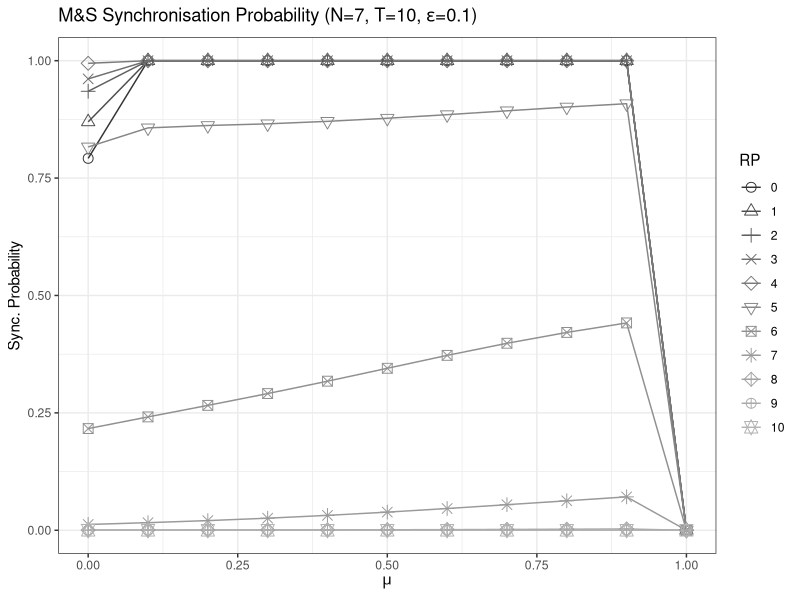
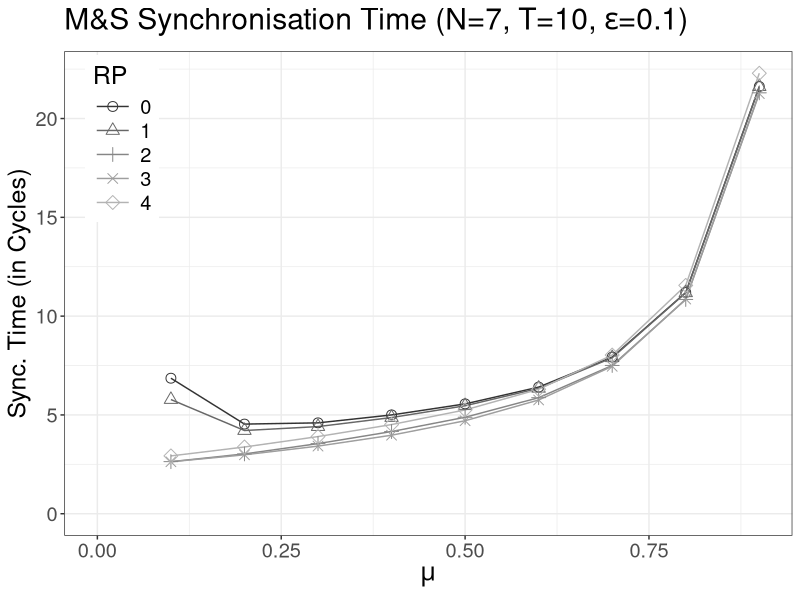
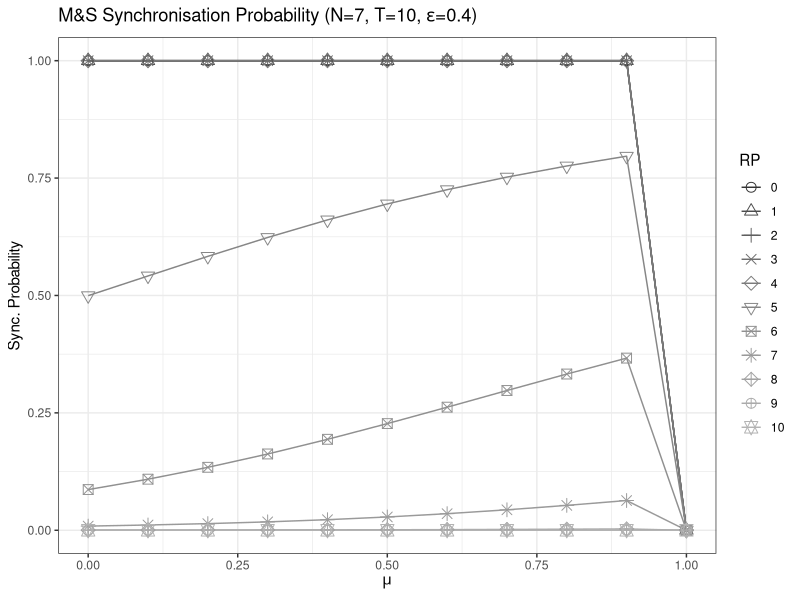
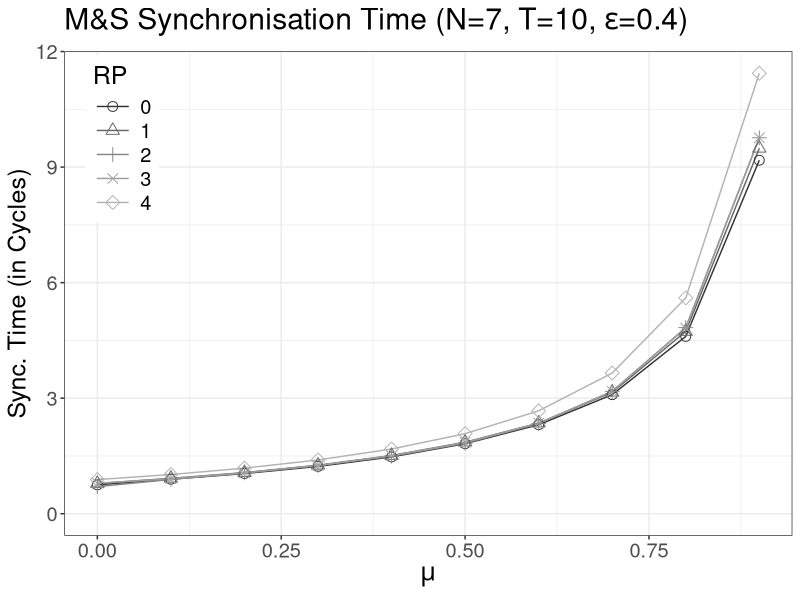
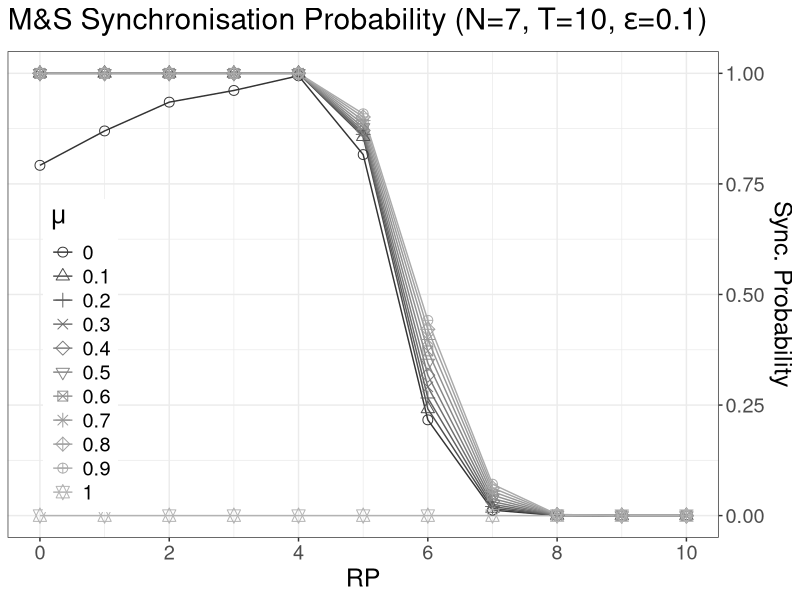
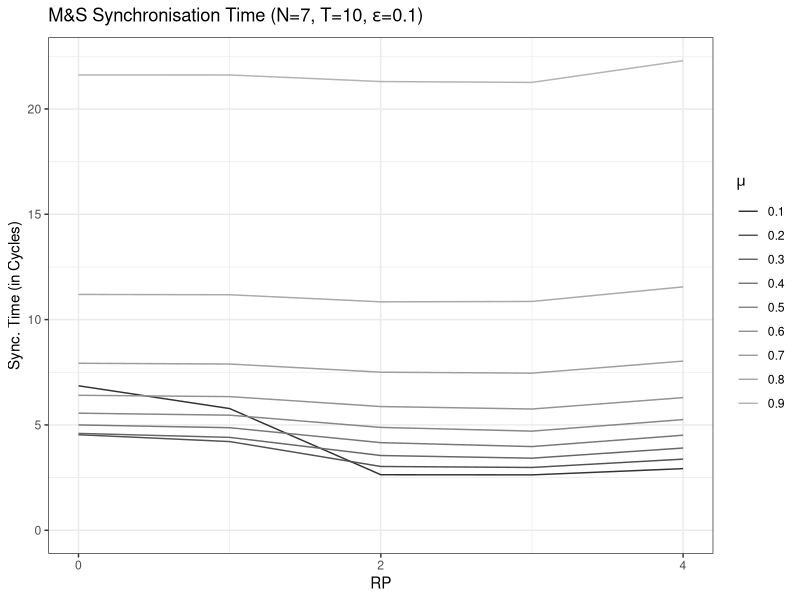
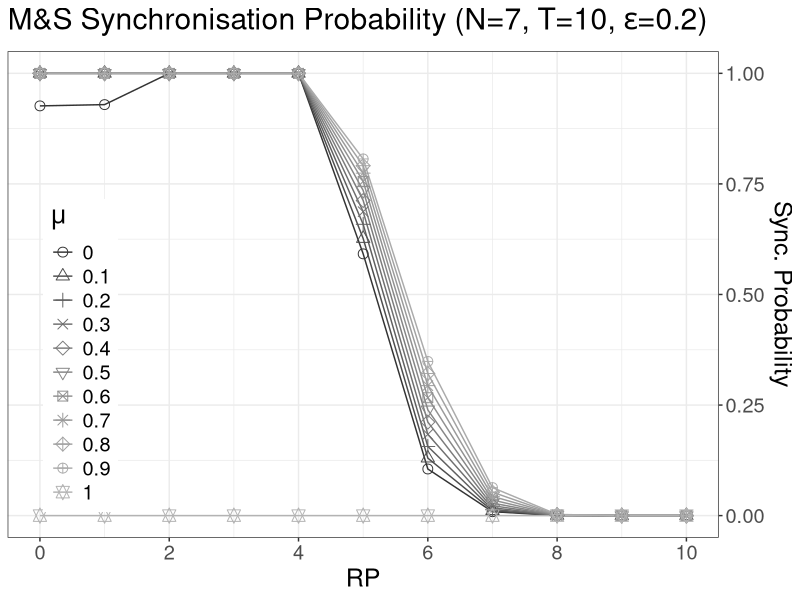
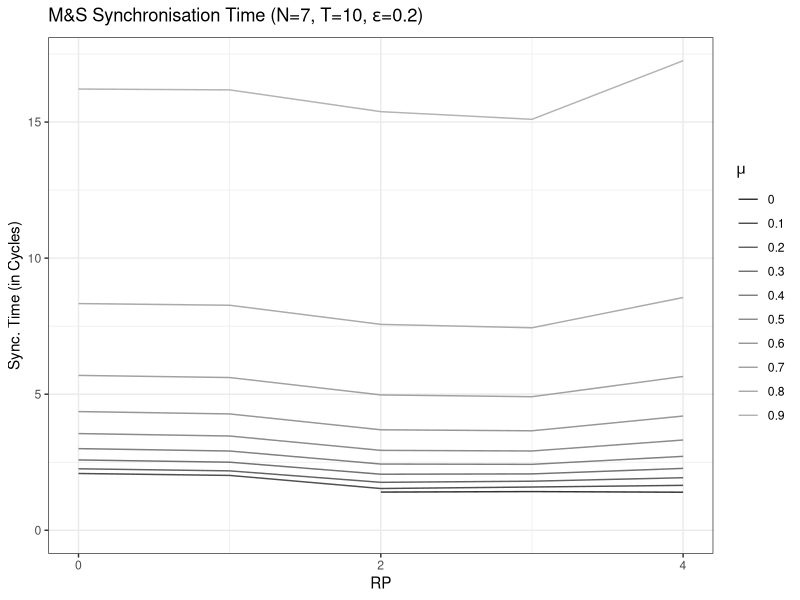

These charts were generated, in order, by the following R code:
library(ggplot2)
library(xtable)

#
# Load the model checking results. The first 5 columns are the parameters of 
# the model. Then we have 3 sections of 7 columns each. Within these sections, we have 
# the following structure:
# model checking result, model construction time, states of the model, transistions of the model, size of probability matrix, time for model checking, memory for model checking
#
# The first section contains the result for checking P=?[F synchronised], the second for R{"time_to_synch"}=? [F synchronised]
# The third section contains results we did not use for the analysis.

n3 = read.csv("swarm_perez_3.csv", 
              col.names=c("N","T","eps","RP", "ML", 
                          "prob_sync","prob_mconst",  "prob_states", "prob_transitions", "prob_matrix","prob_mcheck", "prob_mem", 
                          "time_sync","time_mconst", "time_states", "time_transitions", "time_matrix", "time_mcheck","time_mem" ,
                          "timef_sync","timef_mconst", "timef_states", "timef_transitions", "timef_matrix", "timef_mcheck","timef_mem" 
              ), header=FALSE)

n4 = read.csv("swarm_perez_4.csv", 
              col.names=c("N","T","eps","RP", "ML", 
                          "prob_sync","prob_mconst",  "prob_states", "prob_transitions", "prob_matrix","prob_mcheck", "prob_mem", 
                          "time_sync","time_mconst", "time_states", "time_transitions", "time_matrix", "time_mcheck","time_mem",
                          "timef_sync","timef_mconst", "timef_states", "timef_transitions", "timef_matrix", "timef_mcheck","timef_mem" 
              ),header=FALSE)

n5 = read.csv("swarm_perez_5.csv", 
              col.names=c("N","T","eps","RP", "ML", 
                          "prob_sync","prob_mconst",  "prob_states", "prob_transitions", "prob_matrix","prob_mcheck", "prob_mem", 
                          "time_sync","time_mconst", "time_states", "time_transitions", "time_matrix", "time_mcheck","time_mem",
                          "timef_sync","timef_mconst", "timef_states", "timef_transitions", "timef_matrix", "timef_mcheck","timef_mem" 
              ),header=FALSE)
n6 = read.csv("swarm_perez_6.csv", 
              col.names=c("N","T","eps","RP", "ML", 
                          "prob_sync","prob_mconst",  "prob_states", "prob_transitions", "prob_matrix","prob_mcheck", "prob_mem", 
                          "time_sync","time_mconst", "time_states", "time_transitions", "time_matrix", "time_mcheck","time_mem",
                          "timef_sync","timef_mconst", "timef_states", "timef_transitions", "timef_matrix", "timef_mcheck","timef_mem" 
              ),header=FALSE)
n7 = read.csv("swarm_perez_7.csv", 
              col.names=c("N","T","eps","RP", "ML", 
                          "prob_sync","prob_mconst",  "prob_states", "prob_transitions", "prob_matrix","prob_mcheck", "prob_mem", 
                          "time_sync","time_mconst", "time_states", "time_transitions", "time_matrix", "time_mcheck","time_mem",
                          "timef_sync","timef_mconst", "timef_states", "timef_transitions", "timef_matrix", "timef_mcheck","timef_mem" 
              ),header=FALSE)


# create a single dataframe containing the results
rawdata = rbind(n3, n4)
rawdata = rbind(rawdata,n5)
rawdata = rbind(rawdata,n6)
rawdata = rbind(rawdata,n7)

# some cleaning of the data: remove missing values (due to failure of prism) 
# and censordata for T > 10 :) (we did not get results for N=7 and T=11 in reasonable time)
prob_data <- rawdata[!is.na(rawdata$prob_sync) & rawdata$T < 11,]
time_data <- rawdata[!is.na(rawdata$time_sync)& rawdata$T < 11,]

# just out of curiosity, we save the missing values in new dataframes
prob_missingdata <- rawdata[is.na(rawdata$prob_sync),]
time_missingdata <- rawdata[is.na(rawdata$time_sync),]

# our own colour scheme, if colour is used in the graphs (most palettes do not contain enough colours)
col <- c("blue","red", "green","violet","black","orange",
         "steelblue4", "brown","yellowgreen", "darkgreen", 
         "palevioletred3", "salmon1", "chocolate4", "firebrick2",
         "grey43")

# size of the created pdfs
gwidth <-20
gheight <-15

# font size in created graphs 
gtext <- 18

# constants to define which graphs and tables should be created
create_graphs <- TRUE
create_tables <- TRUE

fix_n_t_e_prob_vs_ml <- TRUE
fix_n_t_e_prob_vs_rp <- TRUE
fix_t_r_e_time_vs_N <- FALSE
fix_n_r_ml_time_vs_T <-FALSE
fix_n_r_e_time_vs_T <- FALSE
fix_n_ml_e_rp_perc <- FALSE
fix_t_r_ml_time_vs_N <-FALSE
fix_t_r_e_time_vs_N <-TRUE
fix_r_ml_e_time_vs_N <- FALSE
fix_r_ml_e_time_vs_T <-FALSE
checking_graphs <- FALSE

# greyscale or colour?
grey_scale <- TRUE

if (grey_scale) {
  scale <- scale_color_grey(end=0.7)
  
} else {
  scale <-  scale_colour_manual(values= col) 
}

# create graphs for visualising the model checking results
if(fix_n_t_e_prob_vs_ml & create_graphs) {
  for (n in c(7)) {
    for (t in c(10)) {
      for (e in c(0.1,0.4)) {
        prob_data_set=prob_data[prob_data$N == n & prob_data$T == t & prob_data$eps ==e,]
        time_data_set=time_data[time_data$N == n & time_data$T == t & time_data$eps ==e,]
        
        prob_vs_ml <- ggplot(data=prob_data_set,aes(y = prob_sync, x = ML, color=factor(RP), shape=factor(RP)) ) +
          geom_line() +
          geom_point(size=3)+
          theme_bw()+
          scale+
          scale_shape_manual(values=1:nlevels(factor(prob_data$RP))) +
          ggtitle(substitute("M&S Synchronisation Probability (N="*n*", T="*t*","~epsilon*"="*e*")", list(n = bquote(.(n)), t = bquote(.(t)), e=bquote(.(e))))) +
          labs( x = expression(mu), y = "Sync. Probability", colour="RP", shape="RP") 
        
        time_data_set <- time_data_set[time_data_set$time_sync != "Inf",]
        time_vs_ml <- ggplot(data=time_data_set,aes(y = time_sync, x = ML, color=factor(RP), shape=factor(RP)) ) +
          theme_bw()+
          theme(legend.position=c(.125,.94), legend.justification = c(0.95,0.85), text = element_text(size=gtext))+
          guides(colour= guide_legend(keywidth = 2))+
          geom_line() +
          geom_point(size=3)+
          expand_limits(y=0,x=0)+
          scale+
          scale_shape_manual(values=1:nlevels(factor(prob_data$RP))) +
          ggtitle(substitute("M&S Synchronisation Time (N="*n*", T="*t*","~epsilon*"="*e*")", list(n = bquote(.(n)), t = bquote(.(t)), e=bquote(.(e))))) +
          labs( x = expression(mu), y = "Sync. Time (in Cycles)", colour="RP",shape="RP") 
        print(prob_vs_ml)
        print(time_vs_ml)
        ggsave(sprintf("pdf/perez_n%d_t%d_e%f_prob_vs_ml.pdf",n,t,e), plot=prob_vs_ml, device="pdf", width=gwidth, height=gheight, units = "cm")
        ggsave(sprintf("pdf/perez_n%d_t%d_e%f_time_vs_ml.pdf",n,t,e), plot=time_vs_ml, device="pdf", width=gwidth, height=gheight, units = "cm")
      }
    }
  }
  
}

if(fix_n_t_e_prob_vs_rp & create_graphs) {
  for (n in  c(7)) {
    for (t in c(10)) {
      for (e in c(0.1, 0.2,0.8)) {
        prob_data_set=prob_data[prob_data$N == n & prob_data$T == t & prob_data$eps ==e,]
        time_data_set=time_data[time_data$N == n & time_data$T == t & time_data$eps ==e,]
        
        prob_vs_rp <- ggplot(data=prob_data_set, aes( y = prob_sync, x = RP, color=factor(ML),shape=factor(ML)) ) +
          theme_bw()+
          theme(legend.position=c(.15,.6), legend.justification = c(0.95,0.85), text = element_text(size=gtext))+
          guides(colour= guide_legend(keywidth = 2))+
          geom_line() +
          geom_point(size=3)+
          scale_x_continuous(breaks=c(0,2,4,6,8,10,12,14))+
          scale_y_continuous(position="right")+
          scale_shape_manual(values=1:nlevels(factor(prob_data$ML))) +
          scale+
          ggtitle(substitute("M&S Synchronisation Probability (N="*n*", T="*t*","~epsilon*"="*e*")", list(n = bquote(.(n)), t = bquote(.(t)), e=bquote(.(e))))) +
          labs( x = "RP", y = "Sync. Probability", color=expression(mu), shape=expression(mu))
        
        time_data_set <- time_data_set[time_data_set$time_sync != "Inf",]
        time_vs_rp <- ggplot(data=time_data_set ) +
          geom_line(aes(y = time_sync, x = RP, color=factor(ML))) +
          theme_bw()+
          expand_limits(y=0)+
          scale_x_continuous(breaks=c(0,2,4,6,8,10,12,14))+
          scale+
          ggtitle(substitute("M&S Synchronisation Time (N="*n*", T="*t*","~epsilon*"="*e*")", list(n = bquote(.(n)), t = bquote(.(t)), e=bquote(.(e))))) +
          labs( x = "RP", y = "Sync. Time (in Cycles)", color=expression(mu))
        
        print(prob_vs_rp)
        print(time_vs_rp)
        ggsave(sprintf("pdf/perez_n%d_t%d_e%f_prob_vs_rp.pdf",n,t,e), plot=prob_vs_rp, device="pdf", width=gwidth, height=gheight, units = "cm")
        ggsave(sprintf("pdf/perez_n%d_t%d_e%f_time_vs_rp.pdf",n,t,e), plot=time_vs_rp, device="pdf", width=gwidth, height=gheight, units = "cm")
        
        
      }
    }
  }
}


if (fix_n_r_ml_time_vs_T & create_graphs) {
  for (n in c(7)) {
    for (r in c(1)) {
      for (ml in c(0.5)) {
        time_data_set=time_data[time_data$N == n &time_data$RP==r & time_data$ML ==ml,]
        time_data_set <- time_data_set[time_data_set$time_sync != "Inf",]
        time_vs_T <- ggplot(data=time_data_set ) +
          geom_line(aes(y = time_sync, x = T, color=factor(eps))) +
          theme_bw()+
          expand_limits(y=0)+
          scale+
          
          scale_y_continuous(limits = c(0,NA))+
          ggtitle(substitute("M&S Synchronisation Time (N="*np*", RP="*r*","~mu*"="* ml*")", list(np = bquote(.(n)), r = bquote(.(r)), ml=bquote(.(ml))))) +
          labs( x = "T", y = "Sync. Time (in Cycles)", color=expression(epsilon))+
          theme_bw()
        
        print(time_vs_T)
        ggsave(sprintf("pdf/perez_n%d_rp%d_ml%f_time_vs_T.pdf",n,r,ml), plot=time_vs_T, device="pdf", width=gwidth, height=gheight, units = "cm")
        
      }
    }
  }
  
}

if (fix_n_r_e_time_vs_T & create_graphs) {
  for (n in c(7)) {
    for (r in c(1)) {
      for (e in c(0.2)) {
        
        time_data_set=time_data[time_data$N == n &time_data$RP==r & time_data$eps ==e,]
        time_data_set <- time_data_set[time_data_set$time_sync != "Inf",]
        time_vs_T <- ggplot(data=time_data_set ) +
          geom_line(aes(y = time_sync, x = T, color=factor(ML))) +
          theme_bw()+
          expand_limits(y=0)+
          scale+
          scale_y_continuous(limits = c(0,NA))+
          ggtitle(substitute("M&S Synchronisation Time (N="*np*", RP="*r*","~epsilon*"="* e*")", list(np = bquote(.(n)), r = bquote(.(r)), e=bquote(.(e))))) +
          labs( x = "T", y = "Sync. Time (in Cycles)", color=expression(mu))+
          theme_bw()
        print(time_vs_T)
        ggsave(sprintf("pdf/perez_n%d_rp%d_e%f_time_vs_T.pdf",n,r,e), plot=time_vs_T, device="pdf", width=gwidth, height=gheight, units = "cm")
        
      }
    }
  }
  
}

if (fix_n_ml_e_rp_perc & create_graphs) {
  for (n in c(7)) {
    for (ml in c(0.2)) {
      for (e in c(0.2)) {
        
        prob_data_set=prob_data[ prob_data$N == n & prob_data$eps == e & prob_data$ML ==ml,]
        time_data_set=time_data[time_data$N == n &time_data$eps==e & time_data$ML ==ml,]
        time_data_set <- time_data_set[time_data_set$time_sync != "Inf",]
        prob_vs_rp_perc <- ggplot(data=prob_data_set, aes( y = prob_sync, x = (RP/ T * 100)))  +
          theme_bw()+
          geom_line(aes(color=factor(T))) +
          scale+
          ggtitle(substitute("M&S Synchronisation Probability (N="*np*", "*epsilon*"="*e*","~mu*"="* ml*")", list(np = bquote(.(n)), e = bquote(.(e)), ml=bquote(.(ml))))) +
          labs( x = "RP (percentage of T)", y = "Sync. Probability", color="T")
        
        time_vs_rp_perc <- ggplot(data= time_data_set ) +
          geom_line(aes(y = time_sync, x = ( RP/  T * 100), color=factor( T))) +
          expand_limits(y=0)+
          theme_bw()+
          scale+
          ggtitle(substitute("M&S Synchronisation Time (N="*np*", "*epsilon*"="*e*","~mu*"="* ml*")", list(np = bquote(.(n)), e = bquote(.(e)), ml=bquote(.(ml))))) +
          labs( x = "RP (percentage of T)", y = "Sync. Time (in Cycles)", color="T")
        
        
        print(prob_vs_rp_perc)
        print(time_vs_rp_perc)
        ggsave(sprintf("pdf/perez_n%d_ml%f_e%f_prob_vs_rp_perc.pdf",n,ml,e), plot=prob_vs_rp_perc, device="pdf", width=gwidth, height=gheight, units = "cm")
        ggsave(sprintf("pdf/perez_n%d_ml%f_e%f_time_vs_rp_perc.pdf",n,ml,e), plot=time_vs_rp_perc, device="pdf", width=gwidth, height=gheight, units = "cm")
      }
    }
  }
}

if(fix_t_r_ml_time_vs_N & create_graphs) {
  for (t in c(10)) {
    for (r in c(1,4)) {
      for (ml in c(0.2, 0.3)) {
        time_data_set=time_data[time_data$T == t &time_data$RP==r & time_data$ML ==ml,]
        time_data_set <- time_data_set[time_data_set$time_sync != "Inf",]
        time_vs_N <- ggplot(data=time_data_set ) +
          theme_bw()+
          expand_limits(y=0)+
          geom_line(aes(y = time_sync, x = N, color=factor(eps))) +
          scale+
          ggtitle(substitute("M&S Synchronisation Time (T="*t*", RP="*r*","~mu*"="* ml*")", list(t = bquote(.(t)),r = bquote(.(r)), ml=bquote(.(ml))))) +
          labs( x = "N", y = "Sync. Time (in Cycles)", color=expression(epsilon))
        print(time_vs_N)
        
        ggsave(sprintf("pdf/perez_t%d_rp%d_ml%f_time_vs_N.pdf",t,r,ml), plot=time_vs_N, device="pdf", width=gwidth, height=gheight, units = "cm")
      }
    }
  }
}

if(fix_t_r_e_time_vs_N & create_graphs) {
  
  for (t in c(10)) {
    for (r in c(1,4)) {
      for (e in c(0.1,0.2,1)) {
        time_data_set=time_data[time_data$T == t &time_data$RP==r & time_data$eps ==e,]
        time_data_set <- time_data_set[time_data_set$time_sync != "Inf",]
        # we use a special treatment for refractory period of 1 and epsilon=.1, to create nicer graph in the paper
        if (r ==1 & e==0.1 ) {
          time_vs_N <- ggplot(data=time_data_set,aes(y = time_sync, x = N, color=factor(ML), shape=factor(ML)) ) +
            theme_bw()+
            expand_limits(y=c(0,30))+
            geom_line() +
            geom_point(size=3)+
            scale+
            theme(legend.position=c(.95,.96), legend.justification = c(0.95,0.85),legend.direction = "horizontal", text = element_text(size=gtext))+
            guides(colour= guide_legend(keywidth = 2))+
            scale_y_continuous(position="right")+
            scale_shape_manual(values=1:nlevels(factor(prob_data$ML))) +
            ggtitle(substitute("M&S Synchronisation Time (T="*t*", RP="*r*","~epsilon*"="* e*")", list(t = bquote(.(t)),r = bquote(.(r)), e=bquote(.(e))))) +
            labs( x = "N", y = "Sync. Time (in Cycles)", color=expression(mu), shape=expression(mu))
        } else {
          time_vs_N <- ggplot(data=time_data_set ) +
            theme_bw()+
            expand_limits(y=0)+
            geom_line(aes(y = time_sync, x = N, color=factor(ML))) +
            scale+
            ggtitle(substitute("M&S Synchronisation Time (T="*t*", RP="*r*","~epsilon*"="* e*")", list(t = bquote(.(t)),r = bquote(.(r)), e=bquote(.(e))))) +
            labs( x = "N", y = "Sync. Time (in Cycles)", color=expression(mu))
        }
        print(time_vs_N)
        
        ggsave(sprintf("pdf/perez_t%d_rp%d_e%f_time_vs_N.pdf",t,r,e), plot=time_vs_N, device="pdf", width=gwidth, height=gheight, units = "cm")
      }
    }
  }
}



if(fix_r_ml_e_time_vs_N & create_graphs) {
  
  for (r in c(1,2)) {
    for (ml in c(0.1,0.2,0.9)) {
      for (e in c(0.2)) {     
        time_data_set=time_data[time_data$RP == r &time_data$ML==ml & time_data$eps ==0.1 & time_data$T < 11,]
        time_data_set <- time_data_set[time_data_set$time_sync != "Inf",]
        time_vs_N <- ggplot(data=time_data_set ) +
          theme_bw()+
          expand_limits(y=0)+
          geom_line(aes(y = time_sync, x = N, color=factor(T))) +
          scale+
          ggtitle(substitute("M&S Synchronisation Time (RP="*r*", "~mu*"="*ml*")", list(r = bquote(.(r)), ml = bquote(.(ml)))))+
          labs( x = "N", y = "Sync. Time (in Cycles)", color="T")
        print(time_vs_N)
      }
    }
  }
}


if(fix_r_ml_e_time_vs_T & create_graphs) {
  
  for (r in c(1)) {
    for (ml in c(0.1,0.2,0.9)) {
      for (e in c(0.2)) {     
        time_data_set=time_data[time_data$RP == r &time_data$ML==ml & time_data$eps ==e & time_data$T < 11,]
        time_data_set <- time_data_set[time_data_set$time_sync != "Inf",]
        time_vs_N <- ggplot(data=time_data_set,aes(x = T, y =time_sync, colour=factor(N)) ) +
          theme_bw()+
          expand_limits(y=0)+
          geom_line()+
          scale+
          ggtitle(substitute("M&S Synchronisation Time (RP="*r*", "~epsilon*"="*e*"  "~mu*"="*ml*")", list(r = bquote(.(r)), ml = bquote(.(ml)), e=bquote(.(e)))))+
          labs( x = "T", y = "Sync. Time (Cycles)", color="N")
        print(time_vs_N)
        ggsave(sprintf("pdf/perez_rp%d_ml%f_e%f_time_vs_T.pdf",r,ml,e), plot=time_vs_N, device="pdf", width=gwidth, height=gheight, units = "cm")
      }
    }
  }
}

# graphs for meta-data like model checking time, etc.
if(checking_graphs)  {
  data_set=rawdata[rawdata$RP == 1 & rawdata$eps == .1 & rawdata$ML==0.1 & rawdata$T < 11,]
  
  mconst_vs_n <- ggplot(data=data_set  ) +
    geom_line(aes(x = data_set$N, y = (data_set$prob_mconst), color=factor(data_set$T))) +
    theme_bw()+
    scale+
    ggtitle(sprintf("Model Construction Time ")) +
    labs( x = "N ", y = "Time (s)", color="T") 
  
  mcheck_vs_n <- ggplot(data=data_set  ) +
    geom_line(aes(x = data_set$N, y = (data_set$prob_mcheck), color=factor(data_set$T))) +
    theme_bw()+
    scale+
    ggtitle(sprintf("Modelchecking Time ")) +
    labs( x = "N ", y = "Time (s)", color="T") 
  
  mem_vs_n <- ggplot(data=data_set  ) +
    geom_line(aes(x = N, y = (prob_mem/(1024*1024)), color=factor(T))) +
    theme_bw()+
    scale+
    ggtitle(sprintf("Modelchecking Memory Consumption ")) +
    labs( x = "N ", y = "Size (GB)", color="T") 
  
  if (create_graphs) {
    print(mconst_vs_n)
    print(mcheck_vs_n)
    print(mem_vs_n)
    
    ggsave(sprintf("pdf/perez_mconst_vs_N.pdf"), plot=mconst_vs_n, device="pdf", width=gwidth, height=gheight, units = "cm")
    ggsave(sprintf("pdf/perez_mcheck_vs_N.pdf"), plot=mcheck_vs_n, device="pdf", width=gwidth, height=gheight, units = "cm")
    ggsave(sprintf("pdf/perez_mem_vs_N.pdf"), plot=mem_vs_n, device="pdf", width=gwidth, height=gheight, units = "cm")
  }
  # create tables containing memory consumption during model checking
  if (create_tables) {
    mem_table <- data_set[data_set$T == 10, c("N", "prob_mem")]
    mem_table$mem_MB <- mem_table$prob_mem/(1024)
    mem_table <- mem_table[, c("N", "mem_MB")]
    mconst_table <- data_set[data_set$T == 10, c("N", "prob_mconst")]
    
  }
  
}


